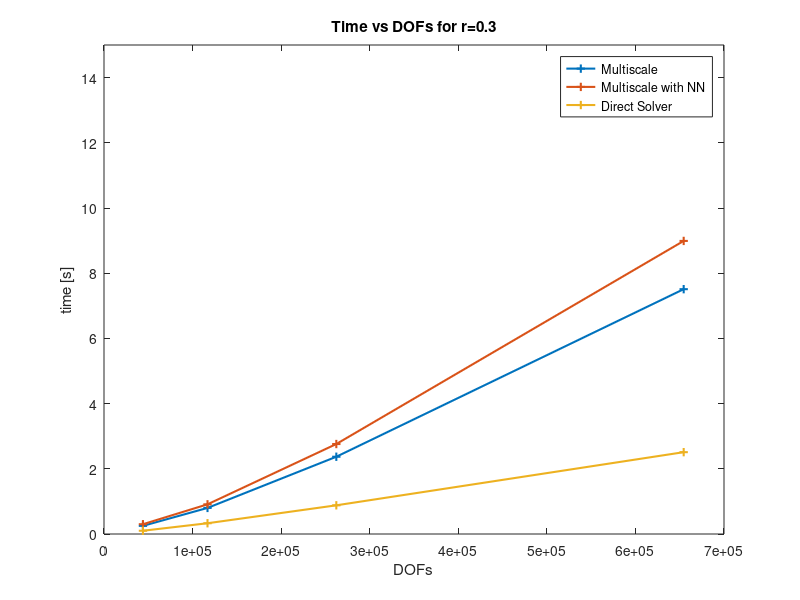
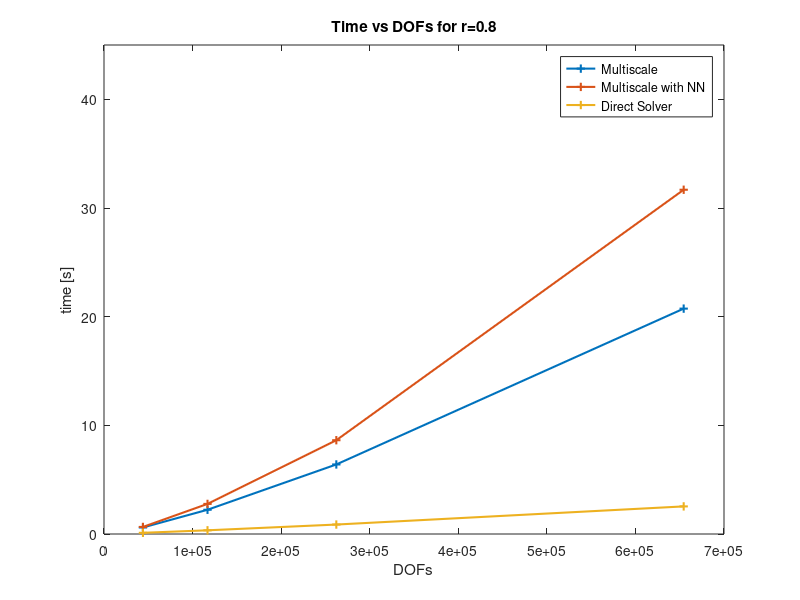
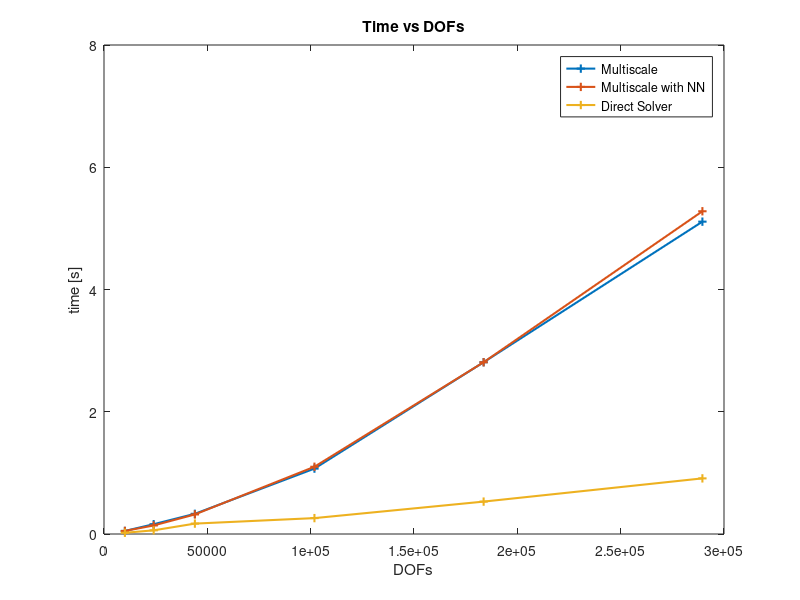
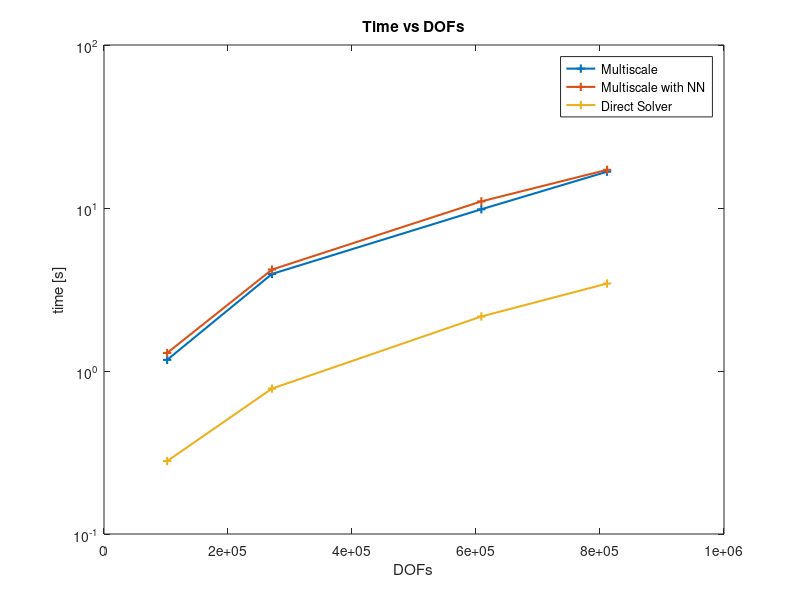

The MATLAB script that drew these images, in order:
%% CIRCLE

% scalability
x=[43968, 116864, 262296, 654480];

dat03     = [0.25, 0.80, 2.37, 7.51];
NN03      = [0.30, 0.91, 2.76, 8.99];
Direct03  = [0.10, 0.33, 0.88, 2.51];

dat08     = [0.60, 2.23, 6.40, 20.74];
NN08      = [0.65, 2.77, 8.63, 31.68];
Direct08  = [0.11, 0.34, 0.87, 2.54];

figure
plot(x,dat03,'-+','LineWidth',1.5);
hold on
plot(x,NN03,'-+','LineWidth',1.5);
hold on
plot(x,Direct03,'-+','LineWidth',1.5);
legend('Multiscale', 'Multiscale with NN', 'Direct Solver');
% set(gca, 'YScale', 'log')
title('Time vs DOFs for r=0.3');
xlabel('DOFs');
ylabel('time [s]');
ylim([0,15]);

figure
plot(x,dat08,'-+','LineWidth',1.5);
hold on
plot(x,NN08,'-+','LineWidth',1.5);
hold on
plot(x,Direct08,'-+','LineWidth',1.5);
legend('Multiscale', 'Multiscale with NN', 'Direct Solver');
% set(gca, 'YScale', 'log')
title('Time vs DOFs for r=0.8');
xlabel('DOFs');
ylabel('time [s]');
ylim([0,45]);


% Mesh generalization
x= [10108, 24034, 43968, 101828, 183688, 289548];

dat=[0.05, 0.16, 0.33, 1.07, 2.81, 5.11];
NN=[0.05, 0.14, 0.32, 1.10, 2.81, 5.28];
Direct=[0.02, 0.06, 0.17, 0.26, 0.53, 0.91];

figure
plot(x,dat,'-+','LineWidth',1.5);
hold on
plot(x,NN,'-+','LineWidth',1.5);
hold on
plot(x,Direct,'-+','LineWidth',1.5);
legend('Multiscale', 'Multiscale with NN', 'Direct Solver');
% set(gca, 'YScale', 'log')
title('Time vs DOFs');
xlabel('DOFs');
ylabel('time [s]');
ylim([0,8]);


%% LATTICE
x=[101828,270944,608616,811376];

dat=[1.17,3.94,9.82,16.70];
NN=[1.29,4.19,10.98,17.15];
Direct=[0.28,0.78,2.16,3.44];

figure
plot(x,dat,'-+','LineWidth',1.5);
hold on
plot(x,NN,'-+','LineWidth',1.5);
hold on
plot(x,Direct,'-+','LineWidth',1.5);
legend('Multiscale', 'Multiscale with NN', 'Direct Solver');
set(gca, 'YScale', 'log')
title('Time vs DOFs');
xlabel('DOFs');
ylabel('time [s]');
ylim([10^-1 10^2]);

% Mesh generalization
x=[10108,24038,43968,101828,183688,289548];

dat=[0.08,0.25,0.65,2.72,7.91,15.98];
NN=[0.06,0.23,0.67,2.39,6.59,13.08];
Direct=[0.03,0.06,0.10,0.26,0.56,0.90];

figure
plot(x,dat,'-+','LineWidth',1.5);
hold on
plot(x,NN,'-+','LineWidth',1.5);
hold on
plot(x,Direct,'-+','LineWidth',1.5);
legend('Multiscale', 'Multiscale with NN', 'Direct Solver');
set(gca, 'YScale', 'log')
title('Time vs DOFs');
xlabel('DOFs');
ylabel('time [s]');
ylim([10^-1 10^2]);

%% SPHERE

% Scalability
x1=[264432,457284,775872,1029120];
x2=[264432,457284,775872];

dat=[3.15,7.67,13.19,18.63];
NN=[3.97,8.12,14.5,20.42];
Direct=[54.29,292.63,1048.8];

figure
plot(x1,dat,'LineWidth',1.5);
hold on
plot(x1,NN,'LineWidth',1.5);
hold on
plot(x2,Direct,'LineWidth',1.5);
legend('Multiscale', 'Multiscale with NN', 'Direct Solver');
set(gca, 'YScale', 'log')
title('Time vs DOFs');
xlabel('DOFs');
ylabel('time [s]');

% Mesh generalization
x1=[11952,82092,264432,612972,924336];
x2=[11952,82092,264432,612972];

dat=[0.09,0.7,3.65,11.96,20.07];
NN=[0.08,0.72,4.04,11.46,19.86];
Direct=[0.1341,4.20,60.54,500.55];

figure
plot(x1,dat,'LineWidth',1.5);
hold on
plot(x1,NN,'LineWidth',1.5);
hold on
plot(x2,Direct,'LineWidth',1.5);
legend('Multiscale', 'Multiscale with NN', 'Direct Solver');
set(gca, 'YScale', 'log')
title('Time vs DOFs');
xlabel('DOFs');
ylabel('time [s]');


%% CUBE

% Scalability
x1=[264432,457284,775872,1029120];
x2=[264432,457284,775872];

dat=[3.74,7.38,16.83,18.54];
NN=[3.81,8.20,14.21,19.96];
Direct=[48.72,450.72,1361];

figure
plot(x1,dat,'LineWidth',1.5);
hold on
plot(x1,NN,'LineWidth',1.5);
hold on
plot(x2,Direct,'LineWidth',1.5);
legend('Multiscale', 'Multiscale with NN', 'Direct Solver');
set(gca, 'YScale', 'log')
title('Time vs DOFs');
xlabel('DOFs');
ylabel('time [s]');

% Mesh generalization
x1=[11952,82092,264432,612972,924336];
x2=[11952,82092,264432,612972];

dat=[0.12,0.80,5.10,15.89,30.80];
NN=[0.18,0.96,5.28,16.26,29.09];
Direct=[0.12,8.21,45.84,513.31];

figure
plot(x1,dat,'LineWidth',1.5);
hold on
plot(x1,NN,'LineWidth',1.5);
hold on
plot(x2,Direct,'LineWidth',1.5);
legend('Multiscale', 'Multiscale with NN', 'Direct Solver');
set(gca, 'YScale', 'log')
title('Time vs DOFs');
xlabel('DOFs');
ylabel('time [s]');



%% AUXETIC 

DOFs = [200016 399376 747636 1723200 2488840];

time_ILU = [83.4584 253.2771 584.9593 992.7457 3692.4];
time_AMG = [13.2750 21.87 35.3716 44.1013 103.5863];
time_EIFEM_C = [97.6603 333.82 771.6834 1174.8 4629.2];
time_EIFEM_D = [5.0590 10.34 20.2134 28.6351 90.4783];

figure;

plot(DOFs,time_ILU,'-s','LineWidth',2,'MarkerSize',8);hold on;
plot(DOFs,time_AMG,'-d','LineWidth',2,'MarkerSize',8);
plot(DOFs,time_EIFEM_C,'-^','LineWidth',2,'MarkerSize',8);
plot(DOFs,time_EIFEM_D,'-o','LineWidth',2,'MarkerSize',8);

xlabel('DOFs');
ylabel('Time [s]');
title('Time vs DOFs');
xlim([0,2700000]);
set(gca, 'YScale', 'log');
set(gca, 'XScale', 'log');

legend('ILU','AMG','EIFEM Continuous','EIFEM Discontinuous P2');
